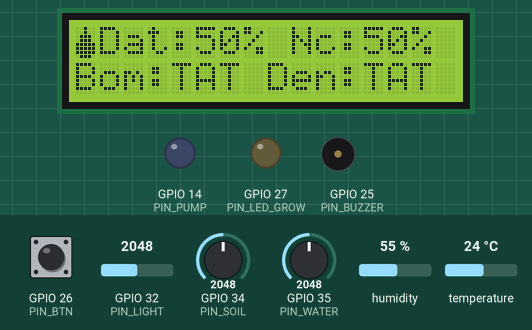
The program below on a simulated ESP32. On the bench: 16×2 character LCD, output pins drawn as LEDs (lit = HIGH), buzzer (waves = sounding). The test bench sets the inputs (shaded band); at power-on: temperature 24 °C, GPIO 34 (PIN_SOIL) = 2048, GPIO 32 (PIN_LIGHT) = 2048, GPIO 26 (PIN_BTN) HIGH, GPIO 35 (PIN_WATER) = 2048, humidity 55 %. WiFi joins after 1.5 s; servers stay silent unless stated; random numbers use the default seed unless the program sets one; no MQTT or app messages arrive unless stated; what the program prints to the serial monitor is not drawn.

Above: at 3.8 s.
3.9 s: temperature set to 34.5 °C
At 11.0 s:
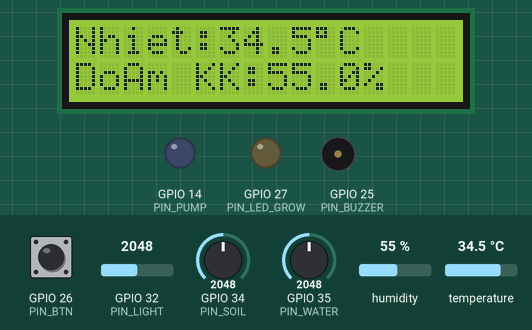
11.2 s: temperature set to 35.9 °C
At 14.5 s:
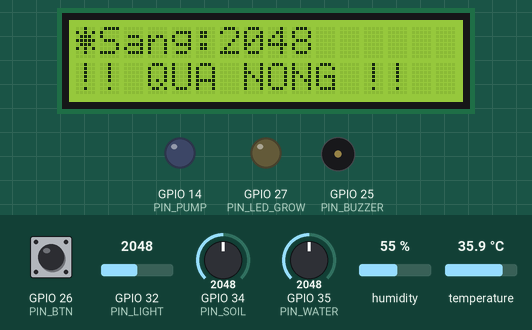
15.1 s: GPIO 34 (PIN_SOIL) set to 1704
At 21.74 s:
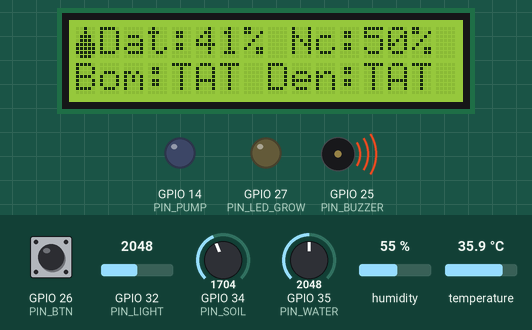
22.1 s: GPIO 34 (PIN_SOIL) set to 1580
At 27.3 s:
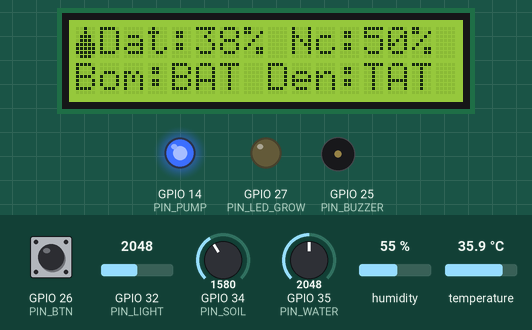
29.4 s: GPIO 32 (PIN_LIGHT) set to 1062
At 31.4 s:
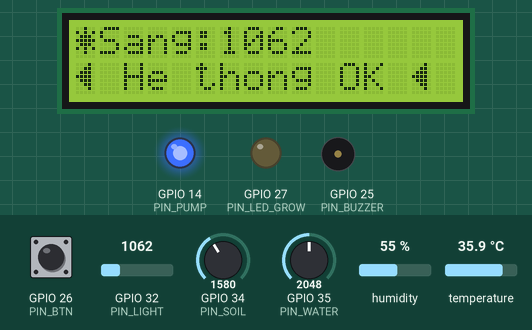
36.7 s: GPIO 32 (PIN_LIGHT) set to 951
At 40.1 s:
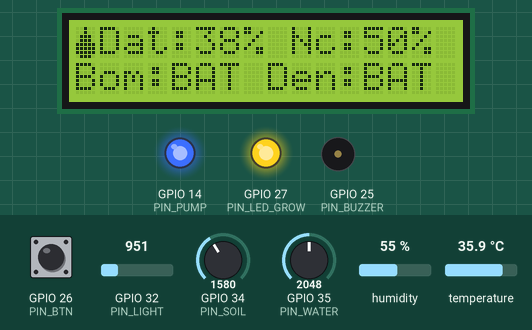
Timing chart, 0 to 41.6 s (numbered marks = the images above; inputs shaded):
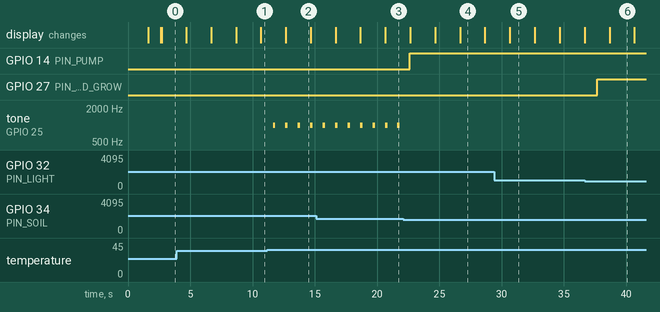

Measured:
- the behaviour switches between 35 and 35.1 °C on temperature (found by bisection; images 1 and 2)
- the behaviour switches between 1638 and 1637 on GPIO 34 (PIN_SOIL) (found by bisection; images 3 and 4)
- the behaviour switches between 1000 and 999 on GPIO 32 (PIN_LIGHT) (found by bisection; images 5 and 6)
- after the input at 11.2 s, tone on GPIO 25 (PIN_BUZZER): alternates 1000 Hz for 0.20 s and silent for 0.80 s, starting after 0.45 s
- after the input at 22.1 s, GPIO 14 (PIN_PUMP): LOW → HIGH after 0.54 s
- after the input at 36.7 s, GPIO 27 (PIN_LED_GROW): LOW → HIGH after 0.98 s
- what the display in image 2 shows lasts 2.0 s, from 12.7 s to 14.7 s

The program:

main.cpp
```cpp
#include <Arduino.h>
#include <Wire.h>
#include <LiquidCrystal_I2C.h>
#include <DHT.h>
#include <WiFi.h>
#include <WiFiClient.h>
#include <PubSubClient.h>
#include <ArduinoJson.h>
// ==== CHAN KET NOI ====
#define PIN_DHT        13
#define PIN_SOIL       34
#define PIN_WATER      35
#define PIN_LIGHT      32
#define PIN_PUMP       14
#define PIN_LED_GROW   27

#define PIN_BUZZER     25
#define PIN_BTN        26

// ==== THONG SO HE THONG ====
#define DHTTYPE DHT22
int threshold_soil_low   = 40;
int threshold_soil_high  = 70;
int threshold_water_low  = 10;
int threshold_light_low  = 1000;
float threshold_temp_high  = 35.0;
float threshold_hum_high   = 80.0;

// LCD 16x2 I2C (dia chi mac dinh 0x27)
LiquidCrystal_I2C lcd(0x27, 16, 2);
DHT dht(PIN_DHT, DHTTYPE);

// WiFi & MQTT
const char* ssid = "Wokwi-GUEST";
const char* password = "";

const char* mqtt_server = "broker.hivemq.com";
const int mqtt_port = 1883;
const char* topic_state = "smartgarden_v1/state";
const char* topic_cmd   = "smartgarden_v1/cmd";

WiFiClient espClient;
PubSubClient client(espClient);

bool isPumpOn = false;
bool isLedOn = false;
bool isAutoMode = true;
unsigned long lastReadTime = 0;
unsigned long lastScreenSwitch = 0;
int currentScreen = 0;

// Button debounce variables
bool lastBtnState = HIGH;
bool btnState = HIGH;
unsigned long lastDebounceTime = 0;
unsigned long debounceDelay = 50;
#define NUM_SCREENS    3
#define SCREEN_INTERVAL 2000 // Doi man hinh moi 2 giay

// Luu gia tri de hien thi
float g_temp = 0.0;
float g_hum = 0.0;
int g_soil = 0;
int g_water = 0;
int g_light = 0;
float temp_offset = 0.0; // Biến giả lập giảm nhiệt độ khi bật bơm

void mqttCallback(char* topic, byte* payload, unsigned int length) {
  String message;
  for (unsigned int i = 0; i < length; i++) {
    message += (char)payload[i];
  }

  if (String(topic) == topic_cmd) {
    JsonDocument doc;
    DeserializationError error = deserializeJson(doc, message);
    if (!error) {
      String cmd = doc["cmd"].as<String>();
      if (cmd == "auto") {
        isAutoMode = doc["value"].as<bool>();
      } else if (cmd == "pump" && !isAutoMode) {
        isPumpOn = doc["value"].as<bool>();
      } else if (cmd == "led" && !isAutoMode) {
        isLedOn = doc["value"].as<bool>();
      } else if (cmd == "set_threshold_soil") {
        threshold_soil_low = doc["value"].as<int>();
      } else if (cmd == "set_threshold_temp") {
        threshold_temp_high = doc["value"].as<float>();
      }
    }
  }
}

void reconnect() {
  while (!client.connected()) {
    Serial.print("Attempting MQTT connection...");
    String clientId = "ESP32Client-";
    clientId += String(random(0xffff), HEX);
    if (client.connect(clientId.c_str())) {
      Serial.println("connected");
      client.subscribe(topic_cmd);
    } else {
      Serial.print("failed, rc=");
      Serial.print(client.state());
      Serial.println(" try again in 2 seconds");
      delay(2000);
    }
  }
}

// Ky tu dac biet: giot nuoc va mat troi
byte dropIcon[8] = {
  0b00100, 0b00100, 0b01110, 0b01110,
  0b11111, 0b11111, 0b11111, 0b01110
};
byte sunIcon[8] = {
  0b00100, 0b10101, 0b01110, 0b11111,
  0b01110, 0b10101, 0b00100, 0b00000
};
byte leafIcon[8] = {
  0b00010, 0b00110, 0b01110, 0b11110,
  0b01110, 0b00110, 0b00010, 0b00000
};

void displayScreen(int screen) {
  lcd.clear();

  switch (screen) {
    case 0: // Man hinh 1: Do am dat & Muc nuoc
      lcd.setCursor(0, 0);
      lcd.write(0); // drop icon
      lcd.print("Dat:");
      lcd.print(g_soil);
      lcd.print("%");

      lcd.setCursor(9, 0);
      lcd.print("Nc:");
      lcd.print(g_water);
      lcd.print("%");

      lcd.setCursor(0, 1);
      lcd.print("Bom:");
      lcd.print(isPumpOn ? "BAT " : "TAT ");
      lcd.print("Den:");
      lcd.print(isLedOn ? "BAT" : "TAT");
      break;

    case 1: // Man hinh 2: Nhiet do & Do am khong khi
      lcd.setCursor(0, 0);
      lcd.print("Nhiet:");
      lcd.print(g_temp, 1);
      lcd.print((char)223); // Ky tu do (°)
      lcd.print("C");

      lcd.setCursor(0, 1);
      lcd.print("DoAm KK:");
      lcd.print(g_hum, 1);
      lcd.print("%");
      break;

    case 2: // Man hinh 3: Anh sang & Canh bao
      lcd.setCursor(0, 0);
      lcd.write(1); // sun icon
      lcd.print("Sang:");
      lcd.print(g_light);

      lcd.setCursor(0, 1);
      if (g_water <= threshold_water_low && g_soil < threshold_soil_low) {
        lcd.print("!! HET NUOC !!");
      } else if (g_temp > threshold_temp_high) {
        lcd.print("!! QUA NONG !!");
      } else {
        lcd.write(2); // leaf icon
        lcd.print(" He thong OK ");
        lcd.write(2);
      }
      break;
  }
}

void setup() {
  Serial.begin(115200);
  Serial.println("=== SMART GARDEN IoT ===");
  Serial.println("System starting...");

  pinMode(PIN_PUMP, OUTPUT);
  pinMode(PIN_LED_GROW, OUTPUT);
  pinMode(PIN_BUZZER, OUTPUT);
  pinMode(PIN_BTN, INPUT_PULLUP);

  digitalWrite(PIN_PUMP, LOW);
  digitalWrite(PIN_LED_GROW, LOW);
  digitalWrite(PIN_BUZZER, LOW);

  pinMode(PIN_SOIL, INPUT);
  pinMode(PIN_WATER, INPUT);
  pinMode(PIN_LIGHT, INPUT);

  dht.begin();

  // Khoi tao LCD
  lcd.init();
  lcd.backlight();
  lcd.createChar(0, dropIcon);
  lcd.createChar(1, sunIcon);
  lcd.createChar(2, leafIcon);

  // Man hinh chao
  lcd.setCursor(0, 0);
  lcd.print("  SMART GARDEN  ");
  lcd.setCursor(0, 1);
  lcd.print("   Connecting   ");

  WiFi.begin(ssid, password);
  while (WiFi.status() != WL_CONNECTED) {
    delay(100);
  }

  lcd.setCursor(0, 1);
  lcd.print(" WiFi Connected ");
  delay(1000);
  lcd.clear();

  client.setServer(mqtt_server, mqtt_port);
  client.setCallback(mqttCallback);
}

void loop() {
  unsigned long currentMillis = millis();

  if (!client.connected()) {
    reconnect();
  }
  client.loop();

  // Doc cam bien moi giay
  if (currentMillis - lastReadTime >= 1000) {
    lastReadTime = currentMillis;

    float h = dht.readHumidity();
    float t = dht.readTemperature();

    int rawSoil = analogRead(PIN_SOIL);
    int rawWater = analogRead(PIN_WATER);
    int rawLight = analogRead(PIN_LIGHT);

    g_soil = map(rawSoil, 0, 4095, 0, 100);
    g_water = map(rawWater, 0, 4095, 0, 100);
    g_light = rawLight;

    if (isnan(h) || isnan(t)) {
      h = 0;
      t = 0;
    }

    // Giả lập làm mát: Nếu bơm đang bật, nhiệt độ từ từ giảm xuống (tối đa giảm 10 độ)
    if (isPumpOn && temp_offset < 10.0) {
      temp_offset += 0.2; // Giảm 0.2 độ mỗi giây
    } else if (!isPumpOn && temp_offset > 0.0) {
      temp_offset -= 0.1; // Phục hồi nhiệt độ từ từ khi tắt bơm
      if (temp_offset < 0) temp_offset = 0;
    }

    g_temp = t - temp_offset;
    g_hum = h;

    bool hasWarning = false;

    // Logic dieu khien
    if (isAutoMode) {
      // Logic may bom
      if (g_soil < threshold_soil_low) {
        if (g_water > threshold_water_low) {
          isPumpOn = true;
        } else {
          isPumpOn = false;
          hasWarning = true;
          Serial.println("[CANH BAO] MUC NUOC QUA THAP! Khong the bat may bom.");
        }
      } else if (g_soil > threshold_soil_high) {
        isPumpOn = false;
      } else {
        if (isPumpOn && g_water <= threshold_water_low) {
          isPumpOn = false;
          hasWarning = true;
          Serial.println("[CANH BAO KHAN] Het nuoc trong luc dang tuoi! Ngat bom.");
        }
      }

      // Logic den LED
      if (g_light < threshold_light_low) {
        isLedOn = true;
      } else {
        isLedOn = false;
      }
    } else {
      // Che do thu cong: kiem tra an toan
      if (isPumpOn && g_water <= threshold_water_low) {
        isPumpOn = false;
        hasWarning = true;
      }
    }

    // Nếu nhiệt độ cao nhưng máy bơm đang bật (đang tưới/làm mát) thì im lặng còi
    if (g_temp > threshold_temp_high && !isPumpOn) {
      hasWarning = true;
    }

    if (hasWarning) {
      tone(PIN_BUZZER, 1000, 200);
    } else if (g_water <= 20 && g_water > 10) {
      // Cảnh báo sắp hết nước (Mực nước từ 11% đến 20%)
      // Kêu tít... tít... chậm hơn để phân biệt với lỗi Hết nước
      if (currentMillis % 2000 < 200) {
        tone(PIN_BUZZER, 1500, 100);
      }
    }

    digitalWrite(PIN_PUMP, isPumpOn ? HIGH : LOW);
    digitalWrite(PIN_LED_GROW, isLedOn ? HIGH : LOW);

    // Gui du lieu qua MQTT
    JsonDocument doc;
    doc["type"] = "state";
    doc["soil"] = g_soil;
    doc["water"] = g_water;
    doc["temp"] = g_temp;
    doc["hum"] = g_hum;
    doc["light"] = g_light;
    doc["pump"] = isPumpOn;
    doc["led"] = isLedOn;
    doc["auto"] = isAutoMode;

    String jsonString;
    serializeJson(doc, jsonString);
    client.publish(topic_state, jsonString.c_str());

    // In ra Serial de theo doi
    Serial.printf("Soil:%d%% Water:%d%% Temp:%.1fC Hum:%.1f%% Light:%d | Pump:%s LED:%s Mode:%s\n",
      g_soil, g_water, g_temp, g_hum, g_light,
      isPumpOn ? "ON" : "OFF", isLedOn ? "ON" : "OFF", isAutoMode ? "AUTO" : "MANUAL");
  }


  // Xu ly Nut nhan voi chong doi
  bool reading = digitalRead(PIN_BTN);
  if (reading != lastBtnState) {
    lastDebounceTime = currentMillis;
  }
  if ((currentMillis - lastDebounceTime) > debounceDelay) {
    if (reading != btnState) {
      btnState = reading;
      if (btnState == LOW) {
        // Chuyen che do sang thu cong va toggle bom
        isAutoMode = false;
        isPumpOn = !isPumpOn;
        Serial.println("Nut duoc nhan: Chuyen sang MANUAL, Toggle Pump");

        // Gui trang thai moi ngay lap tuc qua MQTT
        JsonDocument doc;
        doc["type"] = "state";
        doc["soil"] = g_soil;
        doc["water"] = g_water;
        doc["temp"] = g_temp;
        doc["hum"] = g_hum;
        doc["light"] = g_light;
        doc["pump"] = isPumpOn;
        doc["led"] = isLedOn;
        doc["auto"] = isAutoMode;

        String jsonString;
        serializeJson(doc, jsonString);
        client.publish(topic_state, jsonString.c_str());
      }
    }
  }
  lastBtnState = reading;

  // Chuyen man hinh LCD moi 2 giay
  if (currentMillis - lastScreenSwitch >= SCREEN_INTERVAL) {
    lastScreenSwitch = currentMillis;
    displayScreen(currentScreen);
    currentScreen = (currentScreen + 1) % NUM_SCREENS;
  }
}
```
